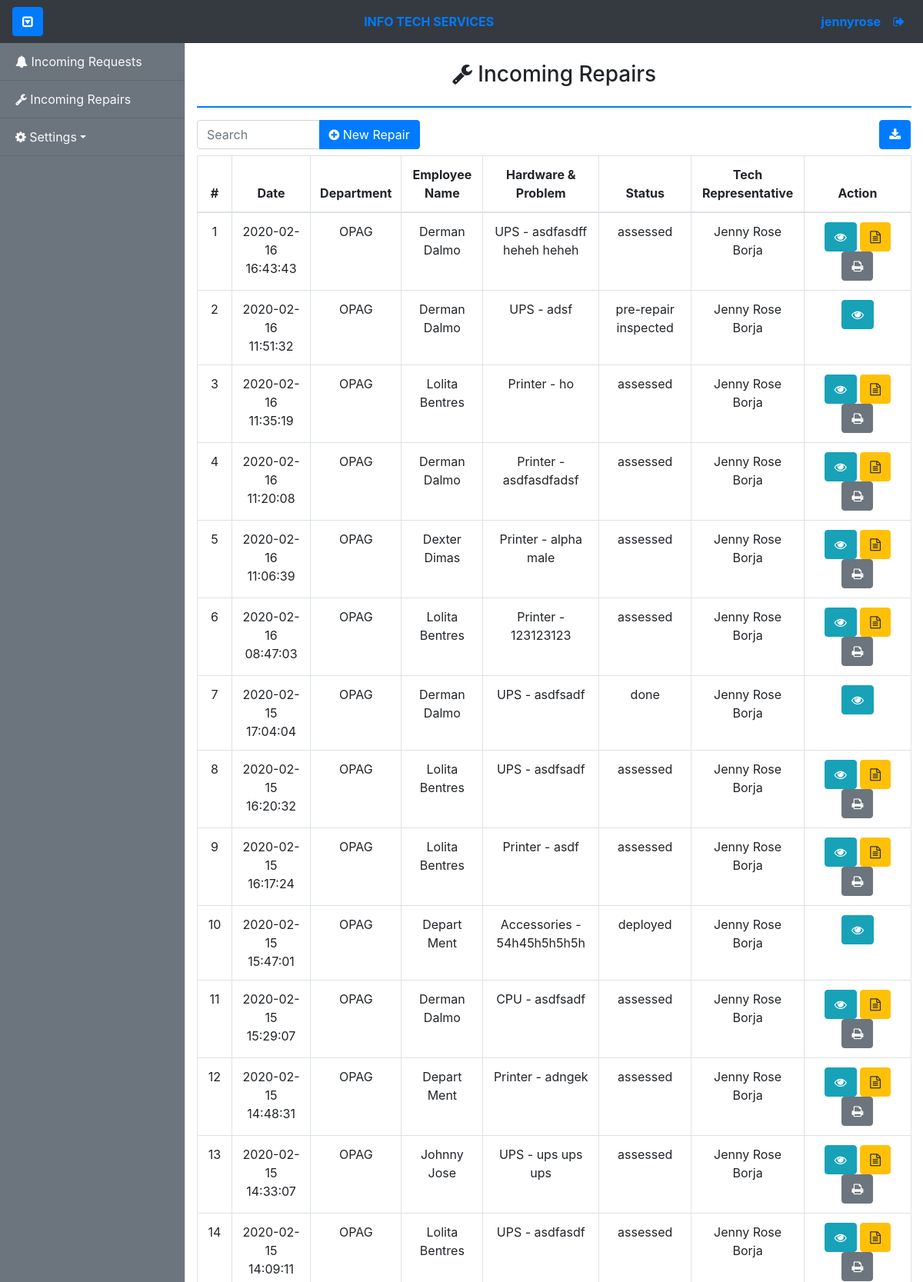
Page /admin/incoming-repairs.php (signed in, upper part) on the committed database.
### tables this page shows
CREATE TABLE `itservices_request_tbl` (
  `itsrequest_id` int(11) NOT NULL,
  `dept_id` int(11) DEFAULT NULL,
  `emp_id` int(11) DEFAULT NULL,
  `itsrequest_date` datetime NOT NULL,
  `concern` varchar(255) NOT NULL,
  `status` enum('post-repair inspected','pre-repair inspected','assessment pending','deployed','done','pending','received','assessed') NOT NULL DEFAULT 'received',
  `statusupdate_useraccount_id` int(255) DEFAULT NULL,
  `itsrequest_category` enum('hw','other') DEFAULT NULL,
  `hwcomponent_id` int(11) DEFAULT NULL,
  `hwcomponent_sub_id` int(11) NOT NULL,
  `itshw_category` enum('on-site','walk-in','pulled-out') DEFAULT NULL,
  `property_num` varchar(255) DEFAULT NULL,
  `solution` varchar(500) DEFAULT NULL,
  `received_date` datetime DEFAULT NULL
);

CREATE TABLE `department_tbl` (
  `dept_id` int(11) NOT NULL,
  `dept_code` varchar(255) NOT NULL,
  `dept_name` varchar(255) NOT NULL
);

CREATE TABLE `employee_tbl` (
  `emp_id` int(11) NOT NULL,
  `dept_id` int(11) DEFAULT NULL,
  `emp_idnum` int(255) NOT NULL,
  `emp_fname` varchar(255) NOT NULL,
  `emp_lname` varchar(255) NOT NULL,
  `emp_position` varchar(255) DEFAULT NULL
);

CREATE TABLE `hardwarecomponent_tbl` (
  `hwcomponent_id` int(11) NOT NULL,
  `hwcomponent_name` varchar(255) NOT NULL,
  `hwcomponent_type` enum('main','sub') DEFAULT NULL,
  `hwcomponent_category` int(10) DEFAULT NULL
);

### config/controllers/controller.php (called while the page is built, shortened)
<?php
class Controller
{
	public function getUserAccount($useraccount_id = null)
	{
		global $con;
		if ($useraccount_id == null) {
			$qry = "SELECT * FROM useraccount_tbl LEFT JOIN employee_tbl ON useraccount_tbl.emp_id=employee_tbl.emp_id LEFT JOIN department_tbl ON useraccount_tbl.dept_id=department_tbl.dept_id";
			if ($con->query($qry)) {
				$result = $con->query($qry);
				if ($result->num_rows != 0) {
					$users = array();
					while ($row = $result->fetch_assoc()) {
						$users[] = $row;
					}
					return $users;
				} else {
					return $result->num_rows;
				}
			} else {
				return false;
			}
		} else {
			$qry = "SELECT * FROM useraccount_tbl LEFT JOIN employee_tbl ON useraccount_tbl.emp_id=employee_tbl.emp_id LEFT JOIN department_tbl ON useraccount_tbl.dept_id=department_tbl.dept_id WHERE useraccount_tbl.useraccount_id = '" . $useraccount_id . "' ";
			$result = $con->query($qry);
			return $result ? $result->fetch_assoc() : false;
		}
	}
	public function getRepair($itsrequest_id = null)
	{
		global $con;
		if ($itsrequest_id == null) {
			$qry = "SELECT * FROM itservices_request_tbl
							INNER JOIN employee_tbl ON itservices_request_tbl.emp_id=employee_tbl.emp_id
							INNER JOIN department_tbl ON itservices_request_tbl.dept_id=department_tbl.dept_id
							INNER JOIN hardwarecomponent_tbl ON itservices_request_tbl.hwcomponent_id=hardwarecomponent_tbl.hwcomponent_id
							WHERE itshw_category != 'on-site' AND itshw_category is NOT NULL
							ORDER BY itsrequest_date DESC";
			if ($con->query($qry)) {
				$result = $con->query($qry);
				$requests = array();
				while ($row = $result->fetch_assoc()) {
					$requests[] = $row;
				}
				return $requests;
			} else {
				return false;
			}
		}
	}
	public function getAssessmentReportByRequestId($itsrequest_id = null)
	{
		global $con;
		if ($itsrequest_id == null) {
			$qry = "SELECT * FROM repassessreport_tbl ORDER BY assessment_date";
			if ($con->query($qry)) {
				$result = $con->query($qry);
				if ($result->num_rows != 0) {
					$reports = array();
					while ($row = $result->fetch_assoc()) {
						$reports[] = $row;
					}
					return $reports;
				} else {
					return $result->num_rows;
				}
			} else {
				return false;
			}
		} else {
			$qry = "SELECT * FROM repassessreport_tbl WHERE itsrequest_id = {$itsrequest_id} ";
			if ($con->query($qry)) {
				$result = $con->query($qry);
				if ($result->num_rows != 0) {
					return $result->fetch_assoc();
				} else {
					return $result->num_rows;
				}
			} else {
				return false;
			}
		}
	}
}

### tables/incomingrepair-tbl.php (the view, shortened to what this page needs)
<?php
if (!$repairs) {
?>
  <div class="alert alert-info text-center">
    <?= "No Incoming Repair Queued!"; ?>
  </div>
<?php
} else {
?>
  <table class="table table-bordered text-center">
    <thead>
      <th>#</th>
      <th>Date</th>
      <th>Department</th>
      <th>Employee Name</th>
      <th>Hardware & Problem</th>
      <th>Status</th>
      <th>Tech Representative</th>
      <th>Action</th>
    </thead>
    <tbody id="table_body">
      <?php
      $id = 1;
      foreach ($repairs as $repair) {
      ?>
        <tr>
          <td> <?= $id ?> </td>
          <td> <?= $repair['itsrequest_date'] ?> </td>
          <td> <?= $repair['dept_code'] ?> </td>
          <td> <?= $repair['emp_fname'] ?> <?= $repair['emp_lname'] ?> </td>
          <td> <?= $repair['hwcomponent_name'] ?>
            - <?= $repair['concern'] ?> </td>
          <td> <?= $repair['status'] ?> </td>
          <td>
            <?php
            $techRecEmployee = $control->getUserAccount($repair['statusupdate_useraccount_id']);
            echo $techRecEmployee['emp_fname'] . ' ' . $techRecEmployee['emp_lname'];
            ?>
          </td>
          <td style="width: 15%">
            <button type="button" class="btn btn-info view" data-toggle="tooltip" title="View Details" id="<?= $repair['itsrequest_id'] ?>"><i class="fa fa-eye" aria-hidden="true"></i></button>
            <?php
            if ($repair['status'] === 'received') {
            ?>
              <button type="button" class="btn btn-warning pending" data-toggle="tooltip" title="Start Repair" id="<?= $repair['itsrequest_id'] ?>" data-id="<?= $_SESSION['useraccount_id'] ?>"><i class="fa fa-arrow-circle-o-right" aria-hidden="true"></i></button>
            <?php
            } else if ($repair['status'] === 'assessment pending') {
            ?>
              <button type="button" class="btn btn-danger assessment-created" data-toggle="tooltip" title="Assessment Created" id="<?= $repair['itsrequest_id'] ?>" data-id="<?= $_SESSION['useraccount_id'] ?>"><i class="fa fa-check-circle-o" aria-hidden="true"></i></button>
            <?php
            } else if ($repair['status'] === 'assessed') {
            ?>
              <button type="button" class="btn btn-warning pre-post-inspect" data-toggle="tooltip" title="Pre And Post Repair Inspect" id="<?= $repair['itsrequest_id'] ?>" data-id="<?= $_SESSION['useraccount_id'] ?>"><i class="fa fa-file-text-o" aria-hidden="true"></i></button>
              <?php $assessmentReport = $control->getAssessmentReportByRequestId($repair['itsrequest_id']); ?>
              <button type="button" class="btn btn-secondary btn-print-assessment" data-toggle="tooltip" title="Print Assessment Form" data-assessment-report-id="<?= $assessmentReport['repassessreport_id'] ?>"><i class="fa fa-print" aria-hidden="true"></i></button>
            <?php } else if ($repair['status'] === 'pre-post-repair inspected') { ?>
              <button type="button" class="btn btn-success done" data-toggle="tooltip" title="Done" id="<?= $repair['itsrequest_id'] ?>" data-id="<?= $_SESSION['useraccount_id'] ?>"><i class="fa fa-check" aria-hidden="true"></i></button> -->
            <?php } ?>
          </td>
        </tr>
      <?php
        $id += 1;
      }
      ?>
    </tbody>
  </table>
  </div>
  </div>
<?php
}
?>

### css/simple-sidebar.css (style rules this page uses)
body { overflow-x: hidden; }

### rows in the picture
itservices_request_tbl: itsrequest_date "2020-02-16 16:43:43", dept.dept_code "OPAG", emp.emp_fname "Derman", emp.emp_lname "Dalmo", hwcomponent.hwcomponent_name "UPS", concern "asdfasdff heheh heheh", status "assessed", employee_tbl.emp_fname "Jenny Rose", employee_tbl.emp_lname "Borja"
itservices_request_tbl: itsrequest_date "2020-02-16 11:51:32", dept.dept_code "OPAG", emp.emp_fname "Derman", emp.emp_lname "Dalmo", hwcomponent.hwcomponent_name "UPS", concern "adsf", status "pre-repair inspected", employee_tbl.emp_fname "Jenny Rose", employee_tbl.emp_lname "Borja"
itservices_request_tbl: itsrequest_date "2020-02-16 11:35:19", dept.dept_code "OPAG", emp.emp_fname "Lolita", emp.emp_lname "Bentres", hwcomponent.hwcomponent_name "Printer", concern "ho", status "assessed", employee_tbl.emp_fname "Jenny Rose", employee_tbl.emp_lname "Borja"
itservices_request_tbl: itsrequest_date "2020-02-16 11:20:08", dept.dept_code "OPAG", emp.emp_fname "Derman", emp.emp_lname "Dalmo", hwcomponent.hwcomponent_name "Printer", concern "asdfasdfadsf", status "assessed", employee_tbl.emp_fname "Jenny Rose", employee_tbl.emp_lname "Borja"
itservices_request_tbl: itsrequest_date "2020-02-16 11:06:39", dept.dept_code "OPAG", emp.emp_fname "Dexter", emp.emp_lname "Dimas", hwcomponent.hwcomponent_name "Printer", concern "alpha male", status "assessed", employee_tbl.emp_fname "Jenny Rose", employee_tbl.emp_lname "Borja"
itservices_request_tbl: itsrequest_date "2020-02-16 08:47:03", dept.dept_code "OPAG", emp.emp_fname "Lolita", emp.emp_lname "Bentres", hwcomponent.hwcomponent_name "Printer", concern "123123123", status "assessed", employee_tbl.emp_fname "Jenny Rose", employee_tbl.emp_lname "Borja"
itservices_request_tbl: itsrequest_date "2020-02-15 17:04:04", dept.dept_code "OPAG", emp.emp_fname "Derman", emp.emp_lname "Dalmo", hwcomponent.hwcomponent_name "UPS", concern "asdfsadf", status "done", employee_tbl.emp_fname "Jenny Rose", employee_tbl.emp_lname "Borja"
itservices_request_tbl: itsrequest_date "2020-02-15 16:20:32", dept.dept_code "OPAG", emp.emp_fname "Lolita", emp.emp_lname "Bentres", hwcomponent.hwcomponent_name "UPS", concern "asdfsadf", status "assessed", employee_tbl.emp_fname "Jenny Rose", employee_tbl.emp_lname "Borja"
itservices_request_tbl: itsrequest_date "2020-02-15 16:17:24", dept.dept_code "OPAG", emp.emp_fname "Lolita", emp.emp_lname "Bentres", hwcomponent.hwcomponent_name "Printer", concern "asdf", status "assessed", employee_tbl.emp_fname "Jenny Rose", employee_tbl.emp_lname "Borja"
itservices_request_tbl: itsrequest_date "2020-02-15 15:47:01", dept.dept_code "OPAG", emp.emp_fname "Depart", emp.emp_lname "Ment", hwcomponent.hwcomponent_name "Accessories", concern "54h45h5h5h5h", status "deployed", employee_tbl.emp_fname "Jenny Rose", employee_tbl.emp_lname "Borja"
itservices_request_tbl: itsrequest_date "2020-02-15 15:29:07", dept.dept_code "OPAG", emp.emp_fname "Derman", emp.emp_lname "Dalmo", hwcomponent.hwcomponent_name "CPU", concern "asdfsadf", status "assessed", employee_tbl.emp_fname "Jenny Rose", employee_tbl.emp_lname "Borja"
itservices_request_tbl: itsrequest_date "2020-02-15 14:48:31", dept.dept_code "OPAG", emp.emp_fname "Depart", emp.emp_lname "Ment", hwcomponent.hwcomponent_name "Printer", concern "adngek", status "assessed", employee_tbl.emp_fname "Jenny Rose", employee_tbl.emp_lname "Borja"
itservices_request_tbl: itsrequest_date "2020-02-15 14:33:07", dept.dept_code "OPAG", emp.emp_fname "Johnny", emp.emp_lname "Jose", hwcomponent.hwcomponent_name "UPS", concern "ups ups ups", status "assessed", employee_tbl.emp_fname "Jenny Rose", employee_tbl.emp_lname "Borja"
itservices_request_tbl: itsrequest_date "2020-02-15 14:09:11", dept.dept_code "OPAG", emp.emp_fname "Lolita", emp.emp_lname "Bentres", hwcomponent.hwcomponent_name "UPS", concern "asdfasdf", status "assessed", employee_tbl.emp_fname "Jenny Rose", employee_tbl.emp_lname "Borja"

### other values in the picture
$_SESSION['username'] "jennyrose"
